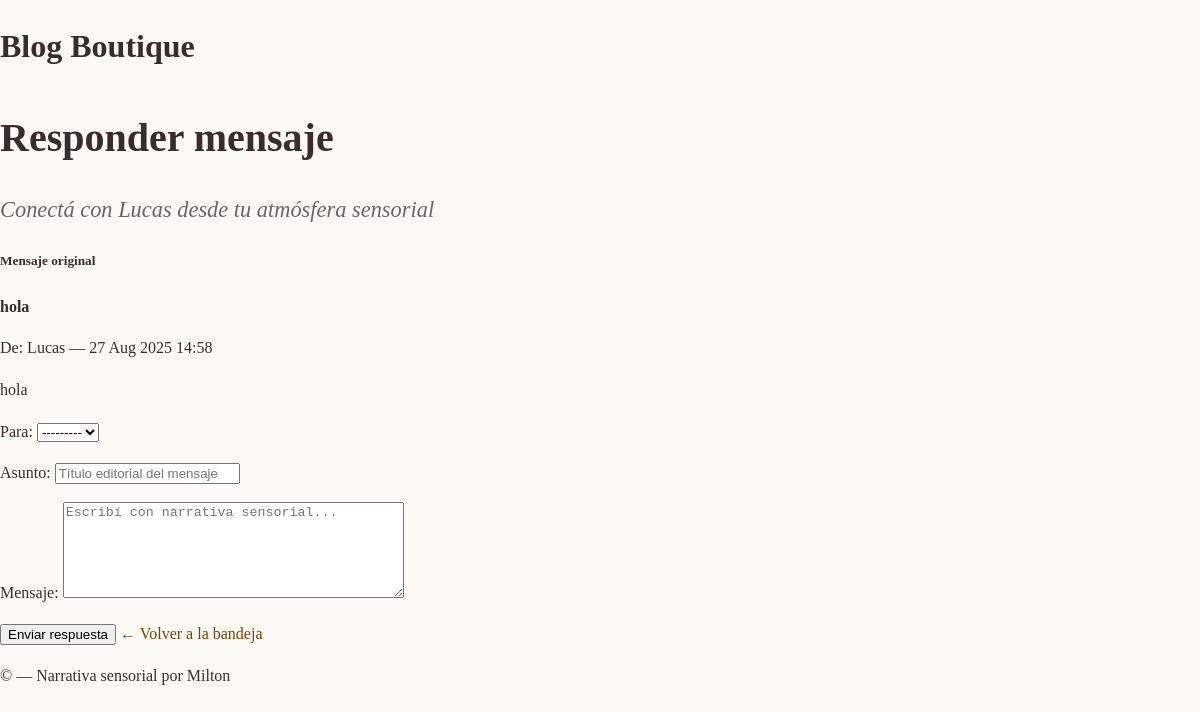
Screenshot of /messenger/reply/1/ (signed in) with the database file from the repository.
### messenger/models.py (models this page shows, shortened)
class Message(models.Model):
    sender = models.ForeignKey(User, related_name="sent_messages", on_delete=models.CASCADE)
    recipient = models.ForeignKey(User, related_name="received_messages", on_delete=models.CASCADE)
    subject = models.CharField(max_length=255)
    body = models.TextField()
    sent_at = models.DateTimeField(auto_now_add=True)
    read = models.BooleanField(default=False)

### messenger/views.py (the view, shortened to what this page needs)
# urls.py: path("reply/<int:pk>/", ReplyView.as_view(), name="reply"),
class ReplyView(LoginRequiredMixin, CreateView):
    model = Message
    form_class = MessageForm
    template_name = "messenger/reply.html"
    def get_context_data(self, **kwargs):
        context = super().get_context_data(**kwargs)
        context["original_message"] = get_object_or_404(Message, pk=self.kwargs["pk"])
        return context

### messenger/forms.py
class MessageForm(forms.ModelForm):
    class Meta:
        model = Message
        fields = ["recipient", "subject", "body"]
        widgets = {
            "recipient": forms.Select(attrs={
                "class": "form-select",
            }),
            "subject": forms.TextInput(attrs={
                "class": "form-control",
                "placeholder": "Título editorial del mensaje",
            }),
            "body": forms.Textarea(attrs={
                "class": "form-control",
                "rows": 6,
                "placeholder": "Escribí con narrativa sensorial...",
            }),
        }
        labels = {
            "recipient": "Para",
            "subject": "Asunto",
            "body": "Mensaje",
        }

### messenger/context_processors.py (called while the page is built)
def mensajes_no_leidos(request):
    if request.user.is_authenticated:
        count = Message.objects.filter(recipient=request.user, read=False).count()
        return {'mensajes_no_leidos': count}
    return {}

### messenger/templates/messenger/reply.html (shortened to what this page needs)
{% extends "base.html" %}
{% load static %}
{% block content %}
<main class="container py-5">
  <section class="text-center mb-4">
    <h2 class="page-title">Responder mensaje</h2>
    <p class="page-subtitle">Conectá con {{ original_message.sender.username }} desde tu atmósfera sensorial</p>
  </section>
  <article class="card p-4 shadow-sm mb-4">
    <h5 class="card-title">Mensaje original</h5>
    <p><strong>{{ original_message.subject }}</strong></p>
    <p class="text-muted">De: {{ original_message.sender.username }} — {{ original_message.sent_at|date:"d M Y H:i" }}</p>
    <p>{{ original_message.body|linebreaks }}</p>
  </article>
  <form method="post" class="card p-4 shadow-sm">
    {{ form.as_p }}
    <button type="submit" class="btn btn-outline-dark mt-3">Enviar respuesta</button>
    <a href="{% url 'messenger:inbox' %}" class="btn btn-link mt-3">← Volver a la bandeja</a>
  </form>
</main>
{% endblock %}

### static/css/boutique.css (style rules this page uses)
body { font-family: 'Georgia', serif; background-color: #fdfdfd; color: #2c2c2c; line-height: 1.6; }
.page-title { font-size: 2.8rem; font-weight: 600; margin-bottom: 0.5rem; }

### static/pages/css/pages.css (style rules this page uses)
body { font-family: 'Cormorant Garamond', serif; background-color: #fdfaf6; color: #3a2c2c; margin: 0; padding: 0; }
h1, h2 { font-weight: 600; margin-bottom: 0.5em; }
a { text-decoration: none; color: #7b3f00; transition: color 0.3s ease; }
.page-title { font-size: 2.5rem; font-weight: 700; margin-bottom: 0.3em; }
.page-subtitle { font-size: 1.4rem; font-weight: 400; color: #666; margin-bottom: 1em; font-style: italic; }

### rows the page displays
Message: sender.username "Lucas", subject "hola", sent_at "27 Aug 2025 14:58", body "hola"
